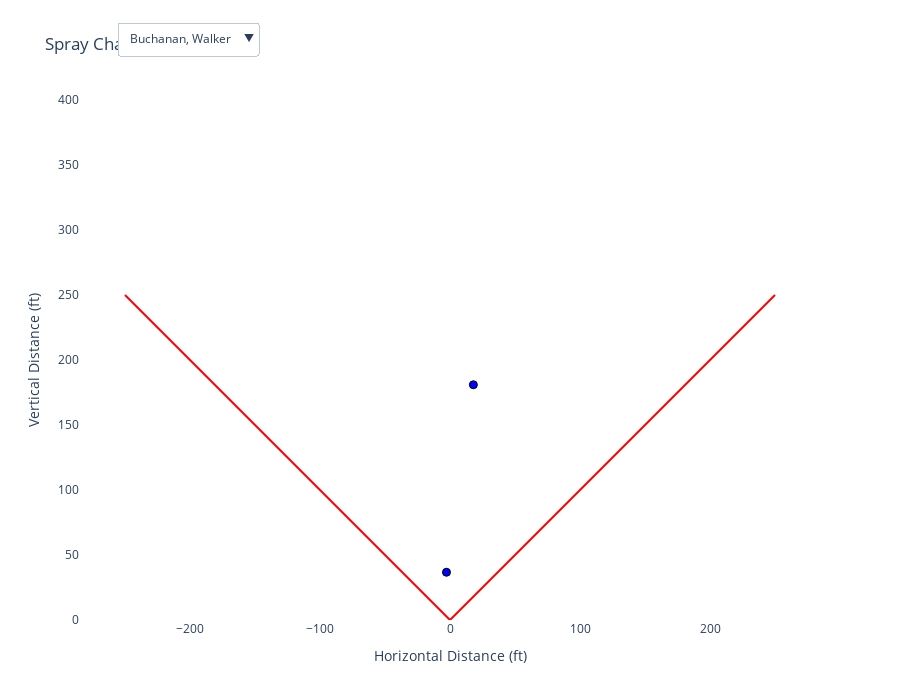

The notebook cell saved with this chart:
### Code cell
import plotly.graph_objects as go

fair_data = data[
    (data['Direction'] >= -45) &
    (data['Direction'] <= 45) &
     (data['Distance'] >= 30)
].dropna(subset=['Distance'])

fair_data['Direction_rad'] = np.deg2rad(fair_data['Direction'])
fair_data['SprayX'] = fair_data['Distance'] * np.sin(fair_data['Direction_rad'])
fair_data['SprayY'] = fair_data['Distance'] * np.cos(fair_data['Direction_rad'])


selected_batters = ['Nunalee, James', 'Sirois, Jackson', 'Buchanan, Walker']
subset_data = fair_data[fair_data['Batter'].isin(selected_batters)]
batters = subset_data['Batter'].unique()


pitch_types = fair_data['TaggedPitchType'].unique()
palette = dict(zip(pitch_types, sns.color_palette("hsv", n_colors=len(pitch_types)).as_hex()))
fair_data['Color'] = fair_data['TaggedPitchType'].map(palette)

fig = go.Figure()

# Add a trace for each batter, initially visible=False except the first
for i, batter in enumerate(batters):
    batter_data = fair_data[fair_data['Batter'] == batter]
    fig.add_trace(go.Scatter(
        x=batter_data['SprayX'],
        y=batter_data['SprayY'],
        mode='markers',
        marker=dict(size=8, color='blue', line=dict(width=1, color='black')),
        name=batter,
        visible=(i == 0),
        hovertemplate=(
            f"Batter: {batter}<br>" +
            "Distance: %{customdata[0]} ft<br>" +
            "Pitch Type: %{customdata[1]}"
        ),
        customdata=np.stack((batter_data['Distance'], batter_data['TaggedPitchType']), axis=-1)
    ))

# Dropdown menu
dropdown_buttons = [
    dict(
        label=batter,
        method='update',
        args=[
            {"visible": [i == j for j in range(len(batters))]},
            {"title": f"Spray Chart for {batter}"}
        ]
    )
    for i, batter in enumerate(batters)
]

# Foul lines as shapes
foul_lines = [
    dict(type="line", x0=0, y0=0, x1=-250, y1=250, line=dict(color="red", width=2)),
    dict(type="line", x0=0, y0=0, x1=250, y1=250, line=dict(color="red", width=2))
]

# Layout update
fig.update_layout(
    updatemenus=[
        dict(
            active=0,
            buttons=dropdown_buttons,
            x=0.05,
            xanchor='left',
            y=1.15,
            yanchor='top'
        )
    ],
    shapes=foul_lines,
    title=f"Spray Chart",
    xaxis=dict(range=[-250, 250], title='Horizontal Distance (ft)'),
    yaxis=dict(range=[0, 400], title='Vertical Distance (ft)', scaleanchor='x'),
    plot_bgcolor='white',
    width=900,
    height=700
)

fig.show()

### Figure 1 — Plotly figure (JSON) as saved in the notebook; plotly's stock layout.template omitted (floating-point values rounded to 4 significant figures)
{"data": [{"customdata": [[181.9, "Fastball"], [36.84, "Fastball"]], "hovertemplate": "Batter: Buchanan, Walker<br>Distance: %{customdata[0]} ft<br>Pitch Type: %{customdata[1]}", "marker": {"color": "blue", "line": {"color": "black", "width": 1}, "size": 8}, "mode": "markers", "name": "Buchanan, Walker", "type": "scatter", "visible": true, "x": [17.98, -2.719], "y": [181.0, 36.73]}], "layout": {"height": 700, "plot_bgcolor": "white", "shapes": [{"line": {"color": "red", "width": 2}, "type": "line", "x0": 0, "x1": -250, "y0": 0, "y1": 250}, {"line": {"color": "red", "width": 2}, "type": "line", "x0": 0, "x1": 250, "y0": 0, "y1": 250}], "title": {"text": "Spray Chart"}, "updatemenus": [{"active": 0, "buttons": [{"args": [{"visible": [true]}, {"title": "Spray Chart for Buchanan, Walker"}], "label": "Buchanan, Walker", "method": "update"}], "x": 0.05, "xanchor": "left", "y": 1.15, "yanchor": "top"}], "width": 900, "xaxis": {"range": [-250, 250], "title": {"text": "Horizontal Distance (ft)"}}, "yaxis": {"range": [0, 400], "scaleanchor": "x", "title": {"text": "Vertical Distance (ft)"}}}}
